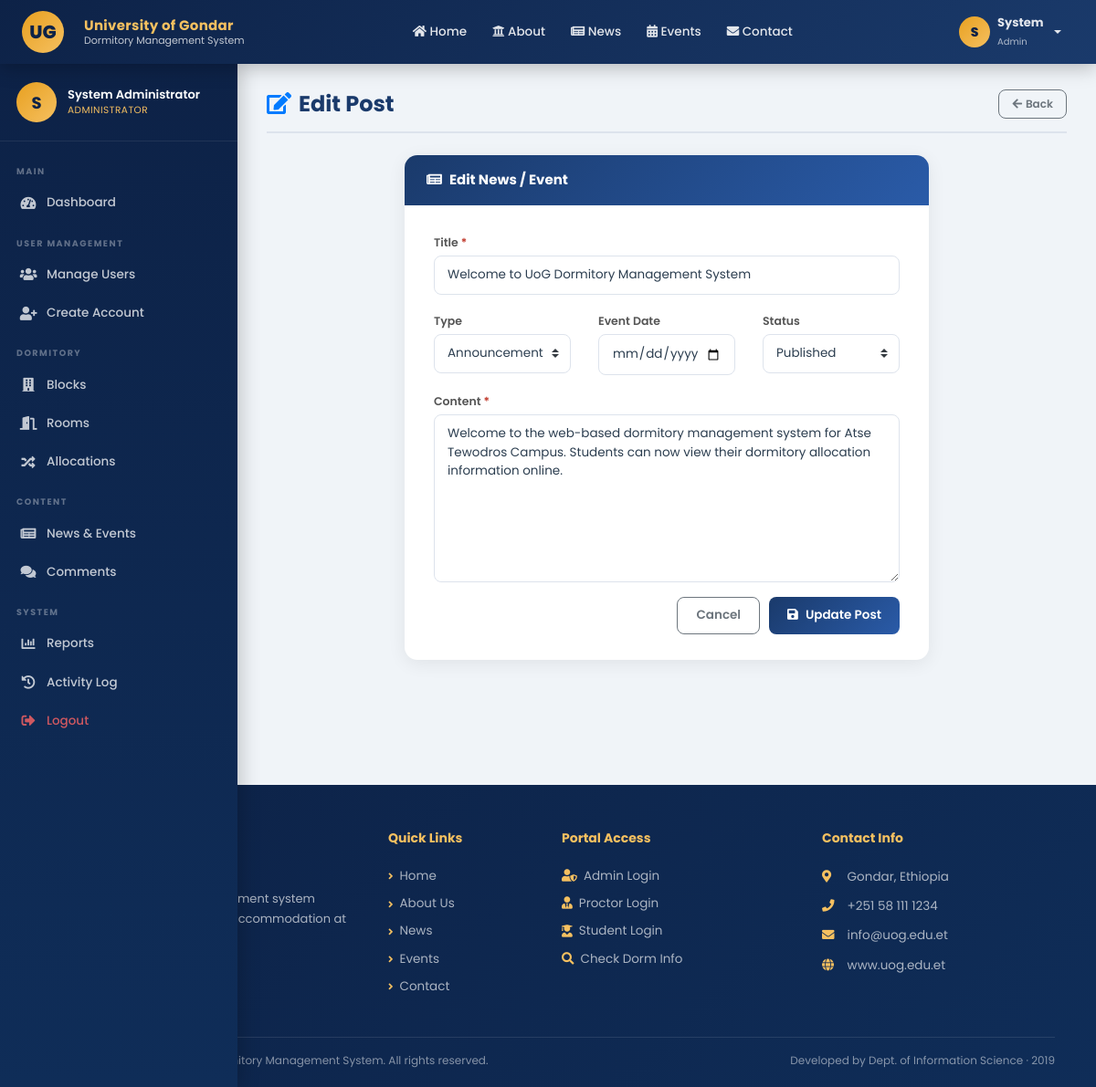
The page /admin/edit-news.php?id=1 (signed in) on the database its author committed.
### tables this page shows
CREATE TABLE IF NOT EXISTS news_events (
    id          INT AUTO_INCREMENT PRIMARY KEY,
    title       VARCHAR(200) NOT NULL,
    content     TEXT NOT NULL,
    type        ENUM('news','event','announcement') DEFAULT 'news',
    event_date  DATE,
    posted_by   INT,
    image_path  VARCHAR(255),
    status      ENUM('published','draft','archived') DEFAULT 'published',
    created_at  TIMESTAMP DEFAULT CURRENT_TIMESTAMP,
    updated_at  TIMESTAMP DEFAULT CURRENT_TIMESTAMP ON UPDATE CURRENT_TIMESTAMP,
    FOREIGN KEY (posted_by) REFERENCES users(id) ON DELETE SET NULL
);

### admin/edit-news.php (the view, shortened to what this page needs)
<?php
require_once '../includes/config.php';
$id = (int)($_GET['id'] ?? 0);
$post = $conn->query("SELECT * FROM news_events WHERE id=$id")->fetch_assoc();
?>
<?php require_once '../includes/header.php'; ?>
<div class="dash-wrapper">
<?php require_once '../includes/sidebar_admin.php'; ?>
<div class="dash-content">
  <div class="page-header">
    <div><h3><i class="fas fa-edit mr-2 text-primary"></i>Edit Post</h3></div>
    <a href="news.php" class="btn btn-outline-secondary btn-sm"><i class="fas fa-arrow-left mr-1"></i>Back</a>
  </div>
  <div class="row justify-content-center"><div class="col-lg-8">
    <div class="form-card">
      <div class="form-card-header"><i class="fas fa-newspaper mr-2"></i>Edit News / Event</div>
      <div class="form-card-body">
        <form method="POST">
          <div class="form-group"><label class="required">Title</label><input type="text" name="title" class="form-control" required value="<?php echo htmlspecialchars($_POST['title']??$post['title']); ?>"></div>
          <div class="row">
            <div class="col-md-4"><div class="form-group"><label>Type</label><select name="type" class="form-control custom-select"><option value="announcement" <?php echo ($post['type']==='announcement')?'selected':''; ?>>Announcement</option></select></div></div>
            <div class="col-md-4"><div class="form-group"><label>Event Date</label><input type="date" name="event_date" class="form-control" value="<?php echo $post['event_date']??''; ?>"></div></div>
            <div class="col-md-4"><div class="form-group"><label>Status</label><select name="status" class="form-control custom-select"><option value="published" <?php echo $post['status']==='published'?'selected':''; ?>>Published</option><option value="draft" <?php echo $post['status']==='draft'?'selected':''; ?>>Draft</option></select></div></div>
          </div>
          <div class="form-group"><label class="required">Content</label><textarea name="content" class="form-control" rows="8" required><?php echo htmlspecialchars($_POST['content']??$post['content']); ?></textarea></div>
          <div class="d-flex justify-content-end" style="gap:10px;">
            <a href="news.php" class="btn btn-outline-secondary">Cancel</a>
            <button type="submit" class="btn btn-primary"><i class="fas fa-save mr-2"></i>Update Post</button>
          </div>
        </form>
      </div>
    </div>
  </div></div>
</div>
</div>
<?php require_once '../includes/footer.php'; ?>

### css/style.css (style rules this page uses)
:root { --primary: #1a3a6b; --primary-dk: #0d2247; --accent: #e8a020; --accent-lt: #f5c060; --success: #27ae60; --danger: #c0392b; --info: #2980b9; --light-bg: #f0f4f8; --white: #ffffff; --text: #2c3e50; --muted: #7f8c8d; --border: #dde3ec; --sidebar-w: 260px; }
* { box-sizing: border-box; }
body { font-family: 'Poppins', sans-serif; background: var(--light-bg); color: var(--text); margin: 0; }
.dash-wrapper { display: flex; min-height: calc(100vh - 70px); }
.dash-content { margin-left: var(--sidebar-w); flex: 1; padding: 28px 32px; background: var(--light-bg); min-height: calc(100vh - 70px); }
.page-header { display: flex; align-items: center; justify-content: space-between; margin-bottom: 24px; padding-bottom: 14px; border-bottom: 2px solid var(--border); }
.page-header h3 { font-size: 1.5rem; font-weight: 700; color: var(--primary); margin: 0; }
.form-card { background: var(--white); border-radius: 14px; box-shadow: 0 4px 20px rgba(0,0,0,.07); overflow: hidden; }
.form-card .form-card-header { background: linear-gradient(135deg, var(--primary), #2a5ba8); padding: 16px 24px; color: #fff; font-size: 15px; font-weight: 700; }
.form-card .form-card-body { padding: 28px 32px; }
.form-group label { font-size: 12.5px; font-weight: 600; color: #555; margin-bottom: 5px; }
.form-control, .custom-select { border: 1.5px solid var(--border); border-radius: 8px; padding: 10px 14px; font-size: 13.5px; color: var(--text); transition: border-color .2s, box-shadow .2s; height: auto; }
.required::after { content: ' *'; color: var(--danger); }
.btn { font-weight: 600; font-size: 13.5px; border-radius: 8px; padding: 9px 20px; transition: all .2s; }
.btn-primary { background: linear-gradient(135deg, var(--primary), #2a5ba8); border: none; }
.btn-sm { padding: 6px 14px; font-size: 12px; }

### rows shown on the page
news_events: title "Welcome to UoG Dormitory Management System", type "Announcement", status "Published", content "Welcome to the web-based dormitory management system for Atse Tewodros Campus. Students can now view their dormitory allocation information online."

### other values the page prints
substr($currentUser['fname'],0,1) "S"
$currentUser['fname'] "System"
str_replace('_',' ',$currentUser['user_type']) "Admin"
$currentUser['fname'].' '.$currentUser['lname'] "System Administrator"
